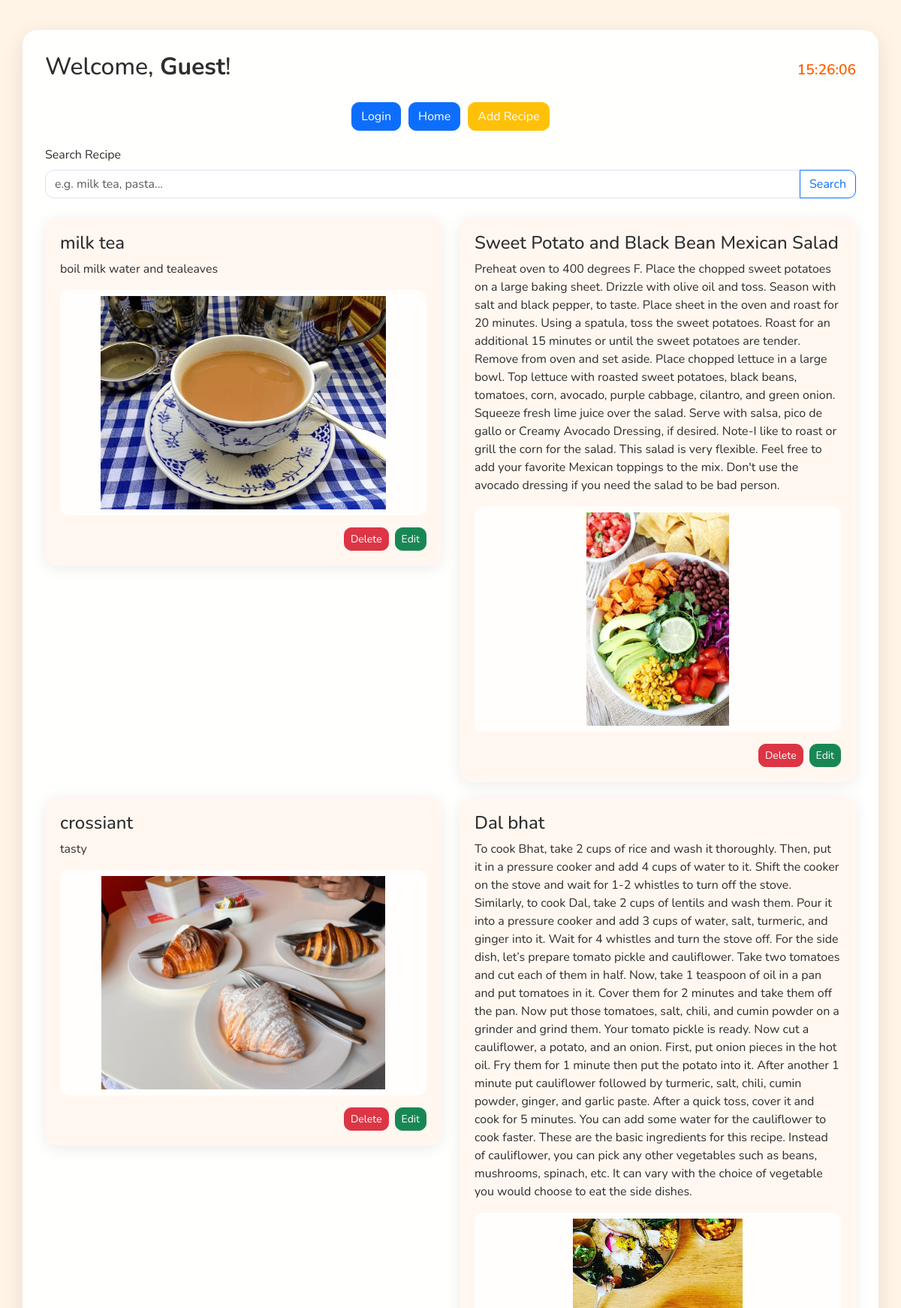
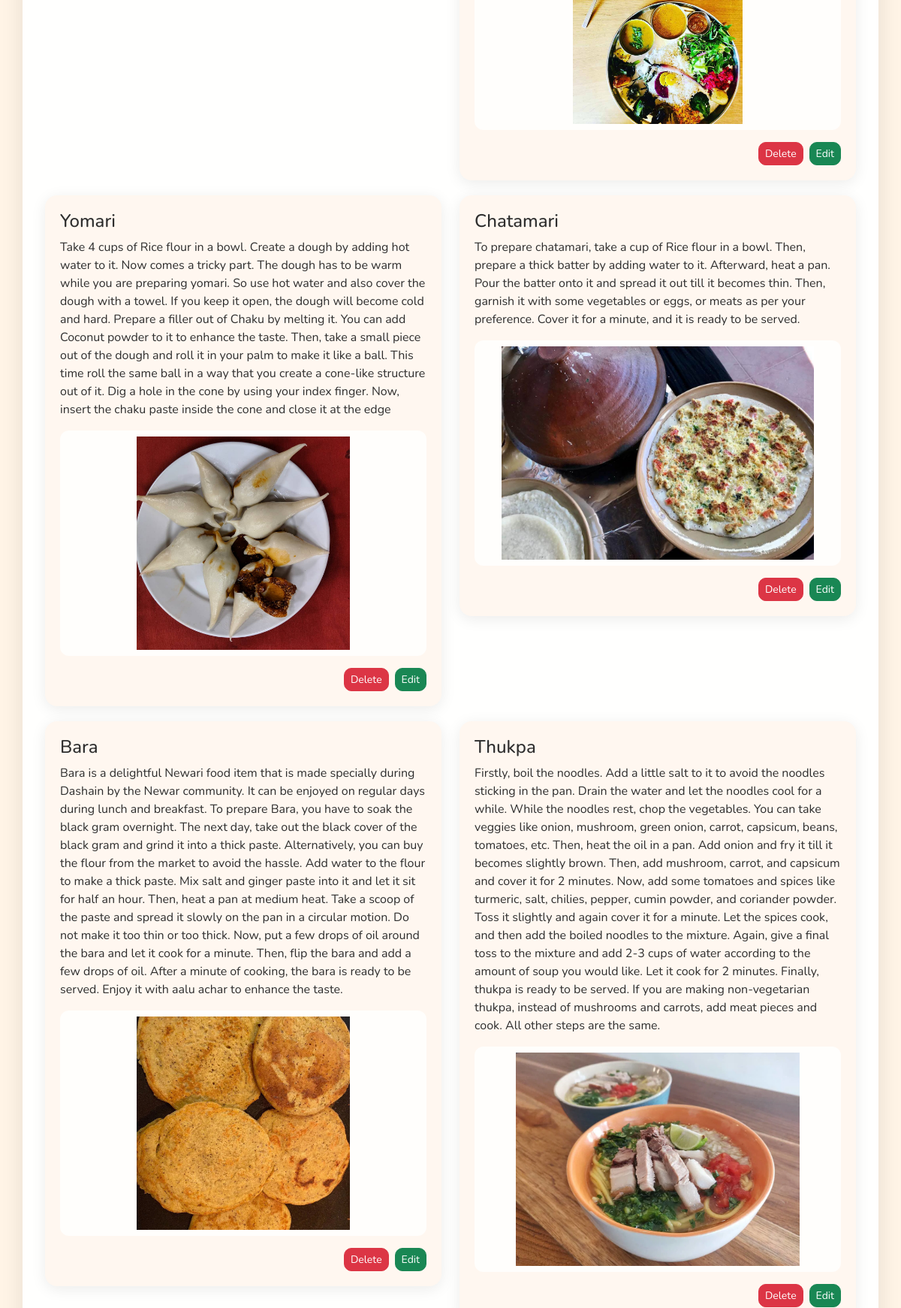
The page / (upper part) on the database its author committed (2 pictures, top to bottom).
### vegge/models.py (models this page shows)
class Recipe(models.Model):
    user= models.ForeignKey(User, on_delete=models.SET_NULL, null=True)
    name = models.CharField(max_length=100)
    description = models.TextField()
    image = models.ImageField(upload_to='recipes_img/')

### vegge/views.py (the view)
# urls.py: path('',recipes, name='recipes'),
def recipes(request):
    queryset = Recipe.objects.all()
    if request.GET.get('search'):
       queryset = queryset.filter(name__icontains=request.GET.get('search'))
    context = {'recipes': queryset}
    return render(request, 'recipes.html', context)

### vegge/templates/recipes.html (shortened to what this page needs)
<!DOCTYPE html>
<html lang="en">
<head>
  <link href="https://cdn.jsdelivr.net/npm/bootstrap@5.3.0/dist/css/bootstrap.min.css" rel="stylesheet">
</head>
<body>
  <div class="container container-main">
    <div class="welcome-header">
      <h2>
        {% if request.user.is_authenticated %}
          Welcome, <strong>{{ request.user.username }}</strong>!
        {% else %}
          Welcome, <strong>Guest</strong>!
        {% endif %}
      </h2>
      <div class="clock" id="clock"></div>
    </div>
    <div class="d-flex justify-content-center btn-group-custom">
      {% if request.user.is_authenticated %}
        <button class="btn btn-primary" onclick="window.location.href='{% url 'logout_page' %}'">Logout</button>
      {% else %}
        <button class="btn btn-primary" onclick="window.location.href='{% url 'login_page' %}'">Login</button>
      {% endif %}
      <button class="btn btn-primary" onclick="window.location.href='{% url 'recipes' %}'">Home</button>
      <button class="btn btn-warning text-white" onclick="window.location.href='{% url 'add_recipe' %}'">Add Recipe</button>
    </div>
    <form class="search-box" method="get">
      <label for="search" class="form-label">Search Recipe</label>
      <div class="input-group">
        <input name="search" type="text" class="form-control" id="search" placeholder="e.g. milk tea, pasta...">
        <button class="btn btn-outline-primary" type="submit">Search</button>
      </div>
    </form>
    <div class="row">
      {% for recipe in recipes %}
      <div class="col-md-6">
        <div class="recipe-card">
          <h4>{{ recipe.name }}</h4>
          <p>{{ recipe.description }}</p>
          {% if recipe.image %}
            <img src="{{ recipe.image.url }}" alt="Recipe Image">
          {% else %}
            <p><em>No image available</em></p>
          {% endif %}
          <div class="mt-3 d-flex justify-content-end gap-2">
            <form method="POST" action="{% url 'delete_recipe' recipe.id %}">
              <button type="submit" class="btn btn-danger btn-sm">Delete</button>
            </form>
            <form method="POST" action="{% url 'edit_recipe' recipe.id %}">
              <button type="submit" class="btn btn-success btn-sm">Edit</button>
            </form>
          </div>
        </div>
      </div>
      {% endfor %}
    </div>
  </div>
</body>
</html>

### vegge/templates/recipes.html (style rules this page uses)
body { font-family: 'Nunito', sans-serif; margin: 0; background: url('https://images.unsplash.com/photo-1506368083636-6defb67639d8?auto=format&fit=crop&w=1950&q=80') no-repeat center center fixed; background-size: cover; position: relative; color: #2e2e2e; }
.container-main { margin-top: 40px; padding: 30px; border-radius: 20px; background-color: rgba(255, 255, 255, 0.95); box-shadow: 0 8px 30px rgba(0, 0, 0, 0.1); }
.welcome-header { display: flex; justify-content: space-between; align-items: center; }
.clock { font-size: 1.2rem; font-weight: 600; color: #ff5e00; }
.btn-group-custom { gap: 10px; margin: 20px 0; }
.recipe-card img { width: 100%; height: auto; max-height: 300px; object-fit: contain; border-radius: 12px; background-color: #fffefc; padding: 8px; }
.recipe-card { background: #fff7f0; border: none; border-radius: 16px; box-shadow: 0 4px 20px rgba(0, 0, 0, 0.08); padding: 20px; margin-bottom: 20px; transition: transform 0.2s ease; }
.search-box { margin-bottom: 25px; }
.search-box input { border-radius: 12px; }
.btn { border-radius: 10px; }

### rows shown on the page
Recipe: name "milk tea", description "boil milk water and tealeaves", image (picture)
Recipe: name "Sweet Potato and Black Bean Mexican Salad", description "Preheat oven to 400 degrees F. Place the chopped sweet potatoes on a large baking sheet. Drizzle with olive oil and toss. Season with salt and black pepper, to taste. Place sheet in the oven and roast for 20 minutes. Using a spatula, toss the sweet potatoes. Roast for an additional 15 minutes or until the sweet potatoes are tender. Remove from oven and set aside. Place chopped lettuce in a large bowl. Top lettuce with roasted sweet potatoes, black beans, tomatoes, corn, avocado, purple cabbage, cilantro, and green onion. Squeeze fresh lime juice over the salad. Serve with salsa, pico de gallo or Creamy Avocado Dressing, if desired. Note-I like to roast or grill the corn for the salad. This…", image (picture)
Recipe: name "crossiant", description "tasty", image (picture)
Recipe: name "Dal bhat", description "To cook Bhat, take 2 cups of rice and wash it thoroughly. Then, put it in a pressure cooker and add 4 cups of water to it. Shift the cooker on the stove and wait for 1-2 whistles to turn off the stove. Similarly, to cook Dal, take 2 cups of lentils and wash them. Pour it into a pressure cooker and add 3 cups of water, salt, turmeric, and ginger into it. Wait for 4 whistles and turn the stove off. For the side dish, let’s prepare tomato pickle and cauliflower. Take two tomatoes and cut each of them in half. Now, take 1 teaspoon of oil in a pan and put tomatoes in it. Cover them for 2 minutes and take them off the pan. Now put those tomatoes, salt, chili, and cumin powder on a grinder and…", image (picture)
Recipe: name "Yomari", description "Take 4 cups of Rice flour in a bowl. Create a dough by adding hot water to it. Now comes a tricky part. The dough has to be warm while you are preparing yomari. So use hot water and also cover the dough with a towel. If you keep it open, the dough will become cold and hard. Prepare a filler out of Chaku by melting it. You can add Coconut powder to it to enhance the taste. Then, take a small piece out of the dough and roll it in your palm to make it like a ball. This time roll the same ball in a way that you create a cone-like structure out of it. Dig a hole in the cone by using your index finger. Now, insert the chaku paste inside the cone and close it at the edge", image (picture)
Recipe: name "Chatamari", description "To prepare chatamari, take a cup of Rice flour in a bowl. Then, prepare a thick batter by adding water to it. Afterward, heat a pan. Pour the batter onto it and spread it out till it becomes thin. Then, garnish it with some vegetables or eggs, or meats as per your preference. Cover it for a minute, and it is ready to be served.", image (picture)
Recipe: name "Bara", description "Bara is a delightful Newari food item that is made specially during Dashain by the Newar community. It can be enjoyed on regular days during lunch and breakfast. To prepare Bara, you have to soak the black gram overnight. The next day, take out the black cover of the black gram and grind it into a thick paste. Alternatively, you can buy the flour from the market to avoid the hassle. Add water to the flour to make a thick paste. Mix salt and ginger paste into it and let it sit for half an hour. Then, heat a pan at medium heat. Take a scoop of the paste and spread it slowly on the pan in a circular motion. Do not make it too thin or too thick. Now, put a few drops of oil around the bara and…", image (picture)
Recipe: name "Thukpa", description "Firstly, boil the noodles. Add a little salt to it to avoid the noodles sticking in the pan. Drain the water and let the noodles cool for a while. While the noodles rest, chop the vegetables. You can take veggies like onion, mushroom, green onion, carrot, capsicum, beans, tomatoes, etc. Then, heat the oil in a pan. Add onion and fry it till it becomes slightly brown. Then, add mushroom, carrot, and capsicum and cover it for 2 minutes. Now, add some tomatoes and spices like turmeric, salt, chilies, pepper, cumin powder, and coriander powder. Toss it slightly and again cover it for a minute. Let the spices cook, and then add the boiled noodles to the mixture. Again, give a final toss to the…", image (picture)
